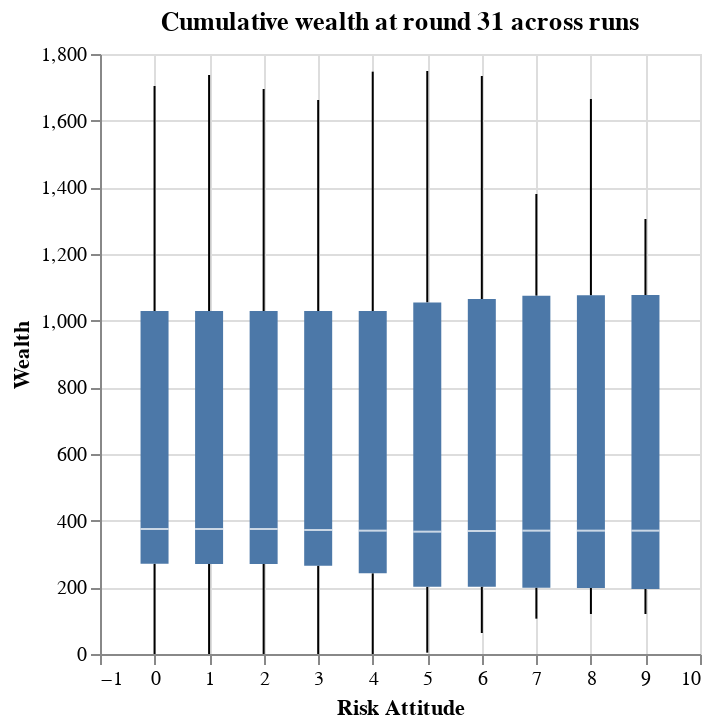

Notebook source saved alongside this figure:
### Code cell
# what if we look at wealth at round 31 across simulations?

agents_round31_df = df[df['Step'] == 31]

alt.Chart(agents_round31_df).mark_boxplot(extent="min-max").encode(
   x=alt.X("risk_attitude", title="Risk Attitude"),
    y=alt.X("points", title="Wealth"),
).properties(title="Cumulative wealth at round 31 across runs")

### Figure 1 — Vega specification as saved in the notebook (floating-point values rounded to 4 significant figures)
{"$schema": "https://vega.github.io/schema/vega/v5.json", "data": [{"name": "source_0"}, {"name": "data_0", "values": [{"lower_box_points": 270.8, "lower_whisker_points": 0, "mid_box_points": 375, "risk_attitude": 0, "upper_box_points": 1029.0, "upper_whisker_points": 1704}, {"lower_box_points": 202.0, "lower_whisker_points": 4, "mid_box_points": 367, "risk_attitude": 5, "upper_box_points": 1055.0, "upper_whisker_points": 1749}, {"lower_box_points": 198.0, "lower_whisker_points": 120, "mid_box_points": 370, "risk_attitude": 8, "upper_box_points": 1076.0, "upper_whisker_points": 1665}, {"lower_box_points": 202.0, "lower_whisker_points": 63, "mid_box_points": 369, "risk_attitude": 6, "upper_box_points": 1065.0, "upper_whisker_points": 1734}, {"lower_box_points": 270.0, "lower_whisker_points": 0, "mid_box_points": 375, "risk_attitude": 1, "upper_box_points": 1029.0, "upper_whisker_points": 1737}, {"lower_box_points": 270.0, "lower_whisker_points": 0, "mid_box_points": 375, "risk_attitude": 2, "upper_box_points": 1029.0, "upper_whisker_points": 1695}, {"lower_box_points": 199.0, "lower_whisker_points": 106, "mid_box_points": 370, "risk_attitude": 7, "upper_box_points": 1075.0, "upper_whisker_points": 1380}, {"lower_box_points": 242.0, "lower_whisker_points": 0, "mid_box_points": 370, "risk_attitude": 4, "upper_box_points": 1029.0, "upper_whisker_points": 1747}, {"lower_box_points": 265.0, "lower_whisker_points": 0, "mid_box_points": 372, "risk_attitude": 3, "upper_box_points": 1029.0, "upper_whisker_points": 1662}, {"lower_box_points": 195.0, "lower_whisker_points": 120, "mid_box_points": 370, "risk_attitude": 9, "upper_box_points": 1077.0, "upper_whisker_points": 1305}]}, {"name": "data_1", "values": [{"lower_box_points": 270.8, "lower_whisker_points": 0, "mid_box_points": 375, "risk_attitude": 0, "upper_box_points": 1029.0, "upper_whisker_points": 1704}, {"lower_box_points": 202.0, "lower_whisker_points": 4, "mid_box_points": 367, "risk_attitude": 5, "upper_box_points": 1055.0, "upper_whisker_points": 1749}, {"lower_box_points": 198.0, "lower_whisker_points": 120, "mid_box_points": 370, "risk_attitude": 8, "upper_box_points": 1076.0, "upper_whisker_points": 1665}, {"lower_box_points": 202.0, "lower_whisker_points": 63, "mid_box_points": 369, "risk_attitude": 6, "upper_box_points": 1065.0, "upper_whisker_points": 1734}, {"lower_box_points": 270.0, "lower_whisker_points": 0, "mid_box_points": 375, "risk_attitude": 1, "upper_box_points": 1029.0, "upper_whisker_points": 1737}, {"lower_box_points": 270.0, "lower_whisker_points": 0, "mid_box_points": 375, "risk_attitude": 2, "upper_box_points": 1029.0, "upper_whisker_points": 1695}, {"lower_box_points": 199.0, "lower_whisker_points": 106, "mid_box_points": 370, "risk_attitude": 7, "upper_box_points": 1075.0, "upper_whisker_points": 1380}, {"lower_box_points": 242.0, "lower_whisker_points": 0, "mid_box_points": 370, "risk_attitude": 4, "upper_box_points": 1029.0, "upper_whisker_points": 1747}, {"lower_box_points": 265.0, "lower_whisker_points": 0, "mid_box_points": 372, "risk_attitude": 3, "upper_box_points": 1029.0, "upper_whisker_points": 1662}, {"lower_box_points": 195.0, "lower_whisker_points": 120, "mid_box_points": 370, "risk_attitude": 9, "upper_box_points": 1077.0, "upper_whisker_points": 1305}]}, {"name": "data_2", "values": [{"lower_box_points": 270.8, "lower_whisker_points": 0, "mid_box_points": 375, "risk_attitude": 0, "upper_box_points": 1029.0, "upper_whisker_points": 1704}, {"lower_box_points": 202.0, "lower_whisker_points": 4, "mid_box_points": 367, "risk_attitude": 5, "upper_box_points": 1055.0, "upper_whisker_points": 1749}, {"lower_box_points": 198.0, "lower_whisker_points": 120, "mid_box_points": 370, "risk_attitude": 8, "upper_box_points": 1076.0, "upper_whisker_points": 1665}, {"lower_box_points": 202.0, "lower_whisker_points": 63, "mid_box_points": 369, "risk_attitude": 6, "upper_box_points": 1065.0, "upper_whisker_points": 1734}, {"lower_box_points": 270.0, "lower_whisker_points": 0, "mid_box_points": 375, "risk_attitude": 1, "upper_box_points": 1029.0, "upper_whisker_points": 1737}, {"lower_box_points": 270.0, "lower_whisker_points": 0, "mid_box_points": 375, "risk_attitude": 2, "upper_box_points": 1029.0, "upper_whisker_points": 1695}, {"lower_box_points": 199.0, "lower_whisker_points": 106, "mid_box_points": 370, "risk_attitude": 7, "upper_box_points": 1075.0, "upper_whisker_points": 1380}, {"lower_box_points": 242.0, "lower_whisker_points": 0, "mid_box_points": 370, "risk_attitude": 4, "upper_box_points": 1029.0, "upper_whisker_points": 1747}, {"lower_box_points": 265.0, "lower_whisker_points": 0, "mid_box_points": 372, "risk_attitude": 3, "upper_box_points": 1029.0, "upper_whisker_points": 1662}, {"lower_box_points": 195.0, "lower_whisker_points": 120, "mid_box_points": 370, "risk_attitude": 9, "upper_box_points": 1077.0, "upper_whisker_points": 1305}]}, {"name": "data_3", "values": [{"lower_box_points": 270.8, "lower_whisker_points": 0, "mid_box_points": 375, "risk_attitude": 0, "upper_box_points": 1029.0, "upper_whisker_points": 1704}, {"lower_box_points": 202.0, "lower_whisker_points": 4, "mid_box_points": 367, "risk_attitude": 5, "upper_box_points": 1055.0, "upper_whisker_points": 1749}, {"lower_box_points": 198.0, "lower_whisker_points": 120, "mid_box_points": 370, "risk_attitude": 8, "upper_box_points": 1076.0, "upper_whisker_points": 1665}, {"lower_box_points": 202.0, "lower_whisker_points": 63, "mid_box_points": 369, "risk_attitude": 6, "upper_box_points": 1065.0, "upper_whisker_points": 1734}, {"lower_box_points": 270.0, "lower_whisker_points": 0, "mid_box_points": 375, "risk_attitude": 1, "upper_box_points": 1029.0, "upper_whisker_points": 1737}, {"lower_box_points": 270.0, "lower_whisker_points": 0, "mid_box_points": 375, "risk_attitude": 2, "upper_box_points": 1029.0, "upper_whisker_points": 1695}, {"lower_box_points": 199.0, "lower_whisker_points": 106, "mid_box_points": 370, "risk_attitude": 7, "upper_box_points": 1075.0, "upper_whisker_points": 1380}, {"lower_box_points": 242.0, "lower_whisker_points": 0, "mid_box_points": 370, "risk_attitude": 4, "upper_box_points": 1029.0, "upper_whisker_points": 1747}, {"lower_box_points": 265.0, "lower_whisker_points": 0, "mid_box_points": 372, "risk_attitude": 3, "upper_box_points": 1029.0, "upper_whisker_points": 1662}, {"lower_box_points": 195.0, "lower_whisker_points": 120, "mid_box_points": 370, "risk_attitude": 9, "upper_box_points": 1077.0, "upper_whisker_points": 1305}]}], "marks": [{"type": "rule", "name": "layer_0_marks", "from": {"data": "data_0"}, "encode": {"update": {"y2": {"field": "lower_box_points", "scale": "y"}, "y": {"field": "lower_whisker_points", "scale": "y"}, "stroke": {"value": "black"}, "tooltip": {"signal": "{\"Max of Wealth\": format(datum[\"upper_whisker_points\"], \"\"), \"Q3 of Wealth\": format(datum[\"upper_box_points\"], \"\"), \"Median of Wealth\": format(datum[\"mid_box_points\"], \"\"), \"Q1 of Wealth\": format(datum[\"lower_box_points\"], \"\"), \"Min of Wealth\": format(datum[\"lower_whisker_points\"], \"\"), \"Risk Attitude\": format(datum[\"risk_attitude\"], \"\")}"}, "x": {"field": "risk_attitude", "scale": "x"}}}, "aria": false, "style": ["rule", "boxplot-rule"]}, {"type": "rule", "name": "layer_1_marks", "from": {"data": "data_1"}, "encode": {"update": {"tooltip": {"signal": "{\"Max of Wealth\": format(datum[\"upper_whisker_points\"], \"\"), \"Q3 of Wealth\": format(datum[\"upper_box_points\"], \"\"), \"Median of Wealth\": format(datum[\"mid_box_points\"], \"\"), \"Q1 of Wealth\": format(datum[\"lower_box_points\"], \"\"), \"Min of Wealth\": format(datum[\"lower_whisker_points\"], \"\"), \"Risk Attitude\": format(datum[\"risk_attitude\"], \"\")}"}, "x": {"field": "risk_attitude", "scale": "x"}, "stroke": {"value": "black"}, "y": {"field": "upper_box_points", "scale": "y"}, "y2": {"field": "upper_whisker_points", "scale": "y"}}}, "style": ["rule", "boxplot-rule"], "aria": false}, {"type": "rect", "name": "layer_2_marks", "from": {"data": "data_2"}, "encode": {"update": {"y2": {"field": "upper_box_points", "scale": "y"}, "y": {"field": "lower_box_points", "scale": "y"}, "fill": {"value": "#4c78a8"}, "xc": {"field": "risk_attitude", "scale": "x"}, "tooltip": {"signal": "{\"Max of Wealth\": format(datum[\"upper_whisker_points\"], \"\"), \"Q3 of Wealth\": format(datum[\"upper_box_points\"], \"\"), \"Median of Wealth\": format(datum[\"mid_box_points\"], \"\"), \"Q1 of Wealth\": format(datum[\"lower_box_points\"], \"\"), \"Min of Wealth\": format(datum[\"lower_whisker_points\"], \"\"), \"Risk Attitude\": format(datum[\"risk_attitude\"], \"\")}"}, "width": {"value": 14}}}, "style": ["bar", "boxplot-box"]}, {"type": "rect", "name": "layer_3_marks", "from": {"data": "data_3"}, "encode": {"update": {"fill": [{"value": "#4c78a8", "test": "datum['lower_box_points'] >= datum['upper_box_points']"}, {"value": "white"}], "opacity": {"value": 0.7}, "width": {"value": 14}, "height": {"value": 1}, "tooltip": {"signal": "{\"Max of Wealth\": format(datum[\"upper_whisker_points\"], \"\"), \"Q3 of Wealth\": format(datum[\"upper_box_points\"], \"\"), \"Median of Wealth\": format(datum[\"mid_box_points\"], \"\"), \"Q1 of Wealth\": format(datum[\"lower_box_points\"], \"\"), \"Min of Wealth\": format(datum[\"lower_whisker_points\"], \"\"), \"Risk Attitude\": format(datum[\"risk_attitude\"], \"\")}"}, "xc": {"field": "risk_attitude", "scale": "x"}, "yc": {"field": "mid_box_points", "scale": "y"}}}, "style": ["tick", "boxplot-median"], "aria": false}], "scales": [{"name": "x", "type": "linear", "domain": {"fields": [{"data": "data_0", "field": "risk_attitude"}, {"data": "data_1", "field": "risk_attitude"}, {"data": "data_2", "field": "risk_attitude"}, {"data": "data_3", "field": "risk_attitude"}]}, "range": [0, {"signal": "width"}], "padding": 5, "nice": true, "zero": true}, {"name": "y", "type": "linear", "domain": {"fields": [{"data": "data_0", "field": "lower_whisker_points"}, {"data": "data_0", "field": "lower_box_points"}, {"data": "data_1", "field": "upper_box_points"}, {"data": "data_1", "field": "upper_whisker_points"}, {"data": "data_2", "field": "lower_box_points"}, {"data": "data_2", "field": "upper_box_points"}, {"data": "data_3", "field": "mid_box_points"}]}, "range": [{"signal": "height"}, 0], "nice": true, "zero": true}], "axes": [{"scale": "x", "grid": true, "domain": false, "gridScale": "y", "aria": false, "tickCount": {"signal": "ceil(width/40)"}, "minExtent": 0, "labels": false, "orient": "bottom", "ticks": false, "maxExtent": 0, "zindex": 0}, {"scale": "y", "zindex": 0, "grid": true, "orient": "left", "ticks": false, "gridScale": "x", "tickCount": {"signal": "ceil(height/40)"}, "aria": false, "maxExtent": 0, "minExtent": 0, "domain": false, "labels": false}, {"scale": "x", "labelFlush": true, "tickCount": {"signal": "ceil(width/40)"}, "zindex": 0, "grid": false, "labelOverlap": true, "title": "Risk Attitude", "orient": "bottom"}, {"scale": "y", "title": "Wealth", "grid": false, "tickCount": {"signal": "ceil(height/40)"}, "orient": "left", "zindex": 0, "labelOverlap": true}], "title": {"text": "Cumulative wealth at round 31 across runs", "frame": "group"}, "background": "white", "width": 300, "padding": 5, "style": "cell", "height": 300}
